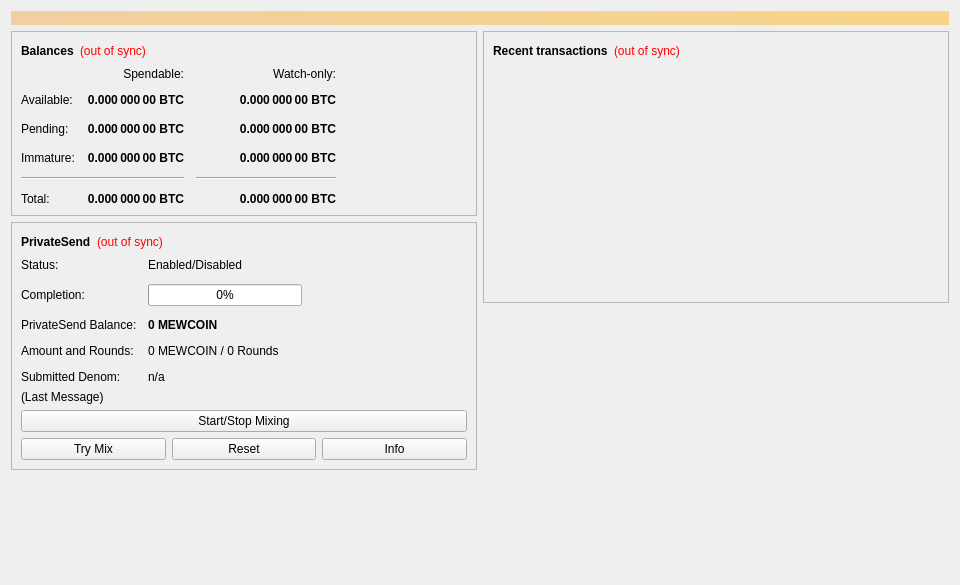
<?xml version="1.0" encoding="UTF-8"?>
<ui version="4.0">
 <class>OverviewPage</class>
 <widget class="QWidget" name="OverviewPage">
  <property name="geometry">
   <rect>
    <x>0</x>
    <y>0</y>
    <width>960</width>
    <height>585</height>
   </rect>
  </property>
  <property name="minimumSize">
   <size>
    <width>960</width>
    <height>0</height>
   </size>
  </property>
  <property name="windowTitle">
   <string>Form</string>
  </property>
  <layout class="QVBoxLayout" name="topLayout">
   <item>
    <widget class="QLabel" name="labelAlerts">
     <property name="visible">
      <bool>false</bool>
     </property>
     <property name="styleSheet">
      <string notr="true">QLabel { background-color: qlineargradient(x1: 0, y1: 0, x2: 1, y2: 0, stop:0 #F0D0A0, stop:1 #F8D488); color:#000000; }</string>
     </property>
     <property name="wordWrap">
      <bool>true</bool>
     </property>
     <property name="margin">
      <number>3</number>
     </property>
     <property name="textInteractionFlags">
      <set>Qt::TextSelectableByMouse</set>
     </property>
    </widget>
   </item>
   <item>
    <layout class="QHBoxLayout" name="horizontalLayout" stretch="1,1">
     <item>
      <layout class="QVBoxLayout" name="verticalLayout_2">
       <item>
        <widget class="QFrame" name="frame">
         <property name="frameShape">
          <enum>QFrame::StyledPanel</enum>
         </property>
         <property name="frameShadow">
          <enum>QFrame::Raised</enum>
         </property>
         <layout class="QVBoxLayout" name="verticalLayout_4">
          <item>
           <layout class="QHBoxLayout" name="horizontalLayout_4">
            <item>
             <widget class="QLabel" name="label_5">
              <property name="font">
               <font>
                <weight>75</weight>
                <bold>true</bold>
               </font>
              </property>
              <property name="text">
               <string>Balances</string>
              </property>
             </widget>
            </item>
            <item>
             <widget class="QLabel" name="labelWalletStatus">
              <property name="toolTip">
               <string>The displayed information may be out of date. Your wallet automatically synchronizes with the Mewcoin network after a connection is established, but this process has not completed yet.</string>
              </property>
              <property name="styleSheet">
               <string notr="true">QLabel { color: red; }</string>
              </property>
              <property name="text">
               <string notr="true">(out of sync)</string>
              </property>
              <property name="alignment">
               <set>Qt::AlignLeading|Qt::AlignLeft|Qt::AlignVCenter</set>
              </property>
             </widget>
            </item>
            <item>
             <spacer name="horizontalSpacer_3">
              <property name="orientation">
               <enum>Qt::Horizontal</enum>
              </property>
              <property name="sizeHint" stdset="0">
               <size>
                <width>40</width>
                <height>20</height>
               </size>
              </property>
             </spacer>
            </item>
           </layout>
          </item>
          <item>
           <layout class="QGridLayout" name="gridLayout">
            <property name="spacing">
             <number>12</number>
            </property>
            <item row="2" column="2">
             <widget class="QLabel" name="labelWatchPending">
              <property name="font">
               <font>
                <weight>75</weight>
                <bold>true</bold>
               </font>
              </property>
              <property name="cursor">
               <cursorShape>IBeamCursor</cursorShape>
              </property>
              <property name="toolTip">
               <string>Unconfirmed transactions to watch-only addresses</string>
              </property>
              <property name="text">
               <string notr="true">0.000 000 00 BTC</string>
              </property>
              <property name="alignment">
               <set>Qt::AlignRight|Qt::AlignTrailing|Qt::AlignVCenter</set>
              </property>
              <property name="textInteractionFlags">
               <set>Qt::LinksAccessibleByMouse|Qt::TextSelectableByKeyboard|Qt::TextSelectableByMouse</set>
              </property>
             </widget>
            </item>
            <item row="2" column="1">
             <widget class="QLabel" name="labelUnconfirmed">
              <property name="font">
               <font>
                <weight>75</weight>
                <bold>true</bold>
               </font>
              </property>
              <property name="cursor">
               <cursorShape>IBeamCursor</cursorShape>
              </property>
              <property name="toolTip">
               <string>Total of transactions that have yet to be confirmed, and do not yet count toward the spendable balance</string>
              </property>
              <property name="text">
               <string notr="true">0.000 000 00 BTC</string>
              </property>
              <property name="alignment">
               <set>Qt::AlignRight|Qt::AlignTrailing|Qt::AlignVCenter</set>
              </property>
              <property name="textInteractionFlags">
               <set>Qt::LinksAccessibleByMouse|Qt::TextSelectableByKeyboard|Qt::TextSelectableByMouse</set>
              </property>
             </widget>
            </item>
            <item row="3" column="2">
             <widget class="QLabel" name="labelWatchImmature">
              <property name="font">
               <font>
                <weight>75</weight>
                <bold>true</bold>
               </font>
              </property>
              <property name="cursor">
               <cursorShape>IBeamCursor</cursorShape>
              </property>
              <property name="toolTip">
               <string>Mined balance in watch-only addresses that has not yet matured</string>
              </property>
              <property name="text">
               <string notr="true">0.000 000 00 BTC</string>
              </property>
              <property name="alignment">
               <set>Qt::AlignRight|Qt::AlignTrailing|Qt::AlignVCenter</set>
              </property>
              <property name="textInteractionFlags">
               <set>Qt::LinksAccessibleByMouse|Qt::TextSelectableByKeyboard|Qt::TextSelectableByMouse</set>
              </property>
             </widget>
            </item>
            <item row="4" column="0" colspan="2">
             <widget class="Line" name="lineSpendableBalance">
              <property name="orientation">
               <enum>Qt::Horizontal</enum>
              </property>
             </widget>
            </item>
            <item row="4" column="2">
             <widget class="Line" name="lineWatchBalance">
              <property name="sizePolicy">
               <sizepolicy hsizetype="Preferred" vsizetype="Fixed">
                <horstretch>0</horstretch>
                <verstretch>0</verstretch>
               </sizepolicy>
              </property>
              <property name="minimumSize">
               <size>
                <width>140</width>
                <height>0</height>
               </size>
              </property>
              <property name="orientation">
               <enum>Qt::Horizontal</enum>
              </property>
             </widget>
            </item>
            <item row="5" column="0">
             <widget class="QLabel" name="labelTotalText">
              <property name="text">
               <string>Total:</string>
              </property>
             </widget>
            </item>
            <item row="3" column="1">
             <widget class="QLabel" name="labelImmature">
              <property name="font">
               <font>
                <weight>75</weight>
                <bold>true</bold>
               </font>
              </property>
              <property name="cursor">
               <cursorShape>IBeamCursor</cursorShape>
              </property>
              <property name="toolTip">
               <string>Mined balance that has not yet matured</string>
              </property>
              <property name="text">
               <string notr="true">0.000 000 00 BTC</string>
              </property>
              <property name="alignment">
               <set>Qt::AlignRight|Qt::AlignTrailing|Qt::AlignVCenter</set>
              </property>
              <property name="textInteractionFlags">
               <set>Qt::LinksAccessibleByMouse|Qt::TextSelectableByKeyboard|Qt::TextSelectableByMouse</set>
              </property>
             </widget>
            </item>
            <item row="2" column="3">
             <spacer name="horizontalSpacer_2">
              <property name="orientation">
               <enum>Qt::Horizontal</enum>
              </property>
              <property name="sizeHint" stdset="0">
               <size>
                <width>40</width>
                <height>20</height>
               </size>
              </property>
             </spacer>
            </item>
            <item row="3" column="0">
             <widget class="QLabel" name="labelImmatureText">
              <property name="text">
               <string>Immature:</string>
              </property>
             </widget>
            </item>
            <item row="5" column="1">
             <widget class="QLabel" name="labelTotal">
              <property name="font">
               <font>
                <weight>75</weight>
                <bold>true</bold>
               </font>
              </property>
              <property name="cursor">
               <cursorShape>IBeamCursor</cursorShape>
              </property>
              <property name="toolTip">
               <string>Your current total balance</string>
              </property>
              <property name="text">
               <string notr="true">0.000 000 00 BTC</string>
              </property>
              <property name="alignment">
               <set>Qt::AlignRight|Qt::AlignTrailing|Qt::AlignVCenter</set>
              </property>
              <property name="textInteractionFlags">
               <set>Qt::LinksAccessibleByMouse|Qt::TextSelectableByKeyboard|Qt::TextSelectableByMouse</set>
              </property>
             </widget>
            </item>
            <item row="5" column="2">
             <widget class="QLabel" name="labelWatchTotal">
              <property name="font">
               <font>
                <weight>75</weight>
                <bold>true</bold>
               </font>
              </property>
              <property name="cursor">
               <cursorShape>IBeamCursor</cursorShape>
              </property>
              <property name="toolTip">
               <string>Current total balance in watch-only addresses</string>
              </property>
              <property name="text">
               <string notr="true">0.000 000 00 BTC</string>
              </property>
              <property name="alignment">
               <set>Qt::AlignRight|Qt::AlignTrailing|Qt::AlignVCenter</set>
              </property>
              <property name="textInteractionFlags">
               <set>Qt::LinksAccessibleByMouse|Qt::TextSelectableByKeyboard|Qt::TextSelectableByMouse</set>
              </property>
             </widget>
            </item>
            <item row="0" column="2">
             <widget class="QLabel" name="labelWatchonly">
              <property name="text">
               <string>Watch-only:</string>
              </property>
              <property name="alignment">
               <set>Qt::AlignRight|Qt::AlignTrailing|Qt::AlignVCenter</set>
              </property>
             </widget>
            </item>
            <item row="1" column="0">
             <widget class="QLabel" name="labelBalanceText">
              <property name="text">
               <string>Available:</string>
              </property>
             </widget>
            </item>
            <item row="1" column="1">
             <widget class="QLabel" name="labelBalance">
              <property name="font">
               <font>
                <weight>75</weight>
                <bold>true</bold>
               </font>
              </property>
              <property name="cursor">
               <cursorShape>IBeamCursor</cursorShape>
              </property>
              <property name="toolTip">
               <string>Your current spendable balance</string>
              </property>
              <property name="text">
               <string notr="true">0.000 000 00 BTC</string>
              </property>
              <property name="alignment">
               <set>Qt::AlignRight|Qt::AlignTrailing|Qt::AlignVCenter</set>
              </property>
              <property name="textInteractionFlags">
               <set>Qt::LinksAccessibleByMouse|Qt::TextSelectableByKeyboard|Qt::TextSelectableByMouse</set>
              </property>
             </widget>
            </item>
            <item row="1" column="2">
             <widget class="QLabel" name="labelWatchAvailable">
              <property name="font">
               <font>
                <weight>75</weight>
                <bold>true</bold>
               </font>
              </property>
              <property name="cursor">
               <cursorShape>IBeamCursor</cursorShape>
              </property>
              <property name="toolTip">
               <string>Your current balance in watch-only addresses</string>
              </property>
              <property name="text">
               <string notr="true">0.000 000 00 BTC</string>
              </property>
              <property name="alignment">
               <set>Qt::AlignRight|Qt::AlignTrailing|Qt::AlignVCenter</set>
              </property>
              <property name="textInteractionFlags">
               <set>Qt::LinksAccessibleByMouse|Qt::TextSelectableByKeyboard|Qt::TextSelectableByMouse</set>
              </property>
             </widget>
            </item>
            <item row="2" column="0">
             <widget class="QLabel" name="labelPendingText">
              <property name="text">
               <string>Pending:</string>
              </property>
             </widget>
            </item>
            <item row="0" column="1">
             <widget class="QLabel" name="labelSpendable">
              <property name="text">
               <string>Spendable:</string>
              </property>
              <property name="alignment">
               <set>Qt::AlignRight|Qt::AlignTrailing|Qt::AlignVCenter</set>
              </property>
             </widget>
            </item>
           </layout>
          </item>
         </layout>
        </widget>
       </item>
       <item>
        <widget class="QFrame" name="framePrivateSend">
         <property name="layoutDirection">
          <enum>Qt::LeftToRight</enum>
         </property>
         <property name="frameShape">
          <enum>QFrame::StyledPanel</enum>
         </property>
         <property name="frameShadow">
          <enum>QFrame::Raised</enum>
         </property>
         <layout class="QVBoxLayout" name="VerticalLayout_PS1">
          <item>
           <layout class="QHBoxLayout" name="horizontalLayout_5">
            <item>
             <widget class="QLabel" name="labelPrivateSendHeader">
              <property name="font">
               <font>
                <weight>75</weight>
                <bold>true</bold>
               </font>
              </property>
              <property name="text">
               <string>PrivateSend</string>
              </property>
             </widget>
            </item>
            <item>
             <widget class="QLabel" name="labelPrivateSendSyncStatus">
              <property name="toolTip">
               <string>The displayed information may be out of date. Your wallet automatically synchronizes with the Mewcoin network after a connection is established, but this process has not completed yet.</string>
              </property>
              <property name="styleSheet">
               <string notr="true">QLabel { color: red; }</string>
              </property>
              <property name="text">
               <string notr="true">(out of sync)</string>
              </property>
              <property name="alignment">
               <set>Qt::AlignLeading|Qt::AlignLeft|Qt::AlignVCenter</set>
              </property>
             </widget>
            </item>
            <item>
             <spacer name="horizontalSpacer_4">
              <property name="orientation">
               <enum>Qt::Horizontal</enum>
              </property>
              <property name="sizeHint" stdset="0">
               <size>
                <width>40</width>
                <height>20</height>
               </size>
              </property>
             </spacer>
            </item>
           </layout>
          </item>
          <item>
           <layout class="QFormLayout" name="privateSendFormLayout">
            <property name="fieldGrowthPolicy">
             <enum>QFormLayout::AllNonFixedFieldsGrow</enum>
            </property>
            <property name="horizontalSpacing">
             <number>11</number>
            </property>
            <property name="verticalSpacing">
             <number>12</number>
            </property>
            <item row="0" column="0">
             <widget class="QLabel" name="labelPrivateSendEnabledText">
              <property name="text">
               <string>Status:</string>
              </property>
             </widget>
            </item>
            <item row="0" column="1">
             <widget class="QLabel" name="labelPrivateSendEnabled">
              <property name="text">
               <string>Enabled/Disabled</string>
              </property>
             </widget>
            </item>
            <item row="1" column="0">
             <widget class="QLabel" name="labelCompletitionText">
              <property name="text">
               <string>Completion:</string>
              </property>
             </widget>
            </item>
            <item row="1" column="1">
             <widget class="QProgressBar" name="privateSendProgress">
              <property name="maximumSize">
               <size>
                <width>154</width>
                <height>16777215</height>
               </size>
              </property>
              <property name="value">
               <number>0</number>
              </property>
             </widget>
            </item>
            <item row="2" column="0">
             <widget class="QLabel" name="labelAnonymizedText">
              <property name="text">
               <string>PrivateSend Balance:</string>
              </property>
             </widget>
            </item>
            <item row="2" column="1">
             <widget class="QLabel" name="labelAnonymized">
              <property name="font">
               <font>
                <weight>75</weight>
                <bold>true</bold>
               </font>
              </property>
              <property name="text">
               <string notr="true">0 MEWCOIN</string>
              </property>
             </widget>
            </item>
            <item row="3" column="0">
             <widget class="QLabel" name="labelAmountAndRoundsText">
              <property name="text">
               <string>Amount and Rounds:</string>
              </property>
             </widget>
            </item>
            <item row="3" column="1">
             <widget class="QLabel" name="labelAmountRounds">
              <property name="text">
               <string>0 MEWCOIN / 0 Rounds</string>
              </property>
             </widget>
            </item>
            <item row="4" column="0">
             <widget class="QLabel" name="labelSubmittedDenomText">
              <property name="text">
               <string>Submitted Denom:</string>
              </property>
             </widget>
            </item>
            <item row="4" column="1">
             <widget class="QLabel" name="labelSubmittedDenom">
              <property name="toolTip">
               <string>The denominations you submitted to the Masternode.&lt;br&gt;To mix, other users must submit the exact same denominations.</string>
              </property>
              <property name="text">
               <string>n/a</string>
              </property>
             </widget>
            </item>
           </layout>
          </item>
          <item>
           <layout class="QVBoxLayout" name="VerticalLayout_PS">
            <item>
             <widget class="QLabel" name="labelPrivateSendLastMessage">
              <property name="text">
               <string>(Last Message)</string>
              </property>
              <property name="alignment">
               <set>Qt::AlignLeading|Qt::AlignLeft|Qt::AlignTop</set>
              </property>
              <property name="wordWrap">
               <bool>true</bool>
              </property>
             </widget>
            </item>
            <item>
             <widget class="QPushButton" name="togglePrivateSend">
              <property name="sizePolicy">
               <sizepolicy hsizetype="MinimumExpanding" vsizetype="Fixed">
                <horstretch>0</horstretch>
                <verstretch>0</verstretch>
               </sizepolicy>
              </property>
              <property name="text">
               <string>Start/Stop Mixing</string>
              </property>
             </widget>
            </item>
            <item>
             <layout class="QHBoxLayout" name="horizontalLayout_debugbuttons">
              <item>
               <widget class="QPushButton" name="privateSendAuto">
                <property name="sizePolicy">
                 <sizepolicy hsizetype="MinimumExpanding" vsizetype="Fixed">
                  <horstretch>0</horstretch>
                  <verstretch>0</verstretch>
                 </sizepolicy>
                </property>
                <property name="toolTip">
                 <string>Try to manually submit a PrivateSend request.</string>
                </property>
                <property name="text">
                 <string>Try Mix</string>
                </property>
               </widget>
              </item>
              <item>
               <widget class="QPushButton" name="privateSendReset">
                <property name="sizePolicy">
                 <sizepolicy hsizetype="MinimumExpanding" vsizetype="Fixed">
                  <horstretch>0</horstretch>
                  <verstretch>0</verstretch>
                 </sizepolicy>
                </property>
                <property name="toolTip">
                 <string>Reset the current status of PrivateSend (can interrupt PrivateSend if it's in the process of Mixing, which can cost you money!)</string>
                </property>
                <property name="autoFillBackground">
                 <bool>false</bool>
                </property>
                <property name="text">
                 <string>Reset</string>
                </property>
               </widget>
              </item>
              <item>
               <widget class="QPushButton" name="privateSendInfo">
                <property name="sizePolicy">
                 <sizepolicy hsizetype="MinimumExpanding" vsizetype="Fixed">
                  <horstretch>0</horstretch>
                  <verstretch>0</verstretch>
                 </sizepolicy>
                </property>
                <property name="toolTip">
                 <string>Information about PrivateSend and Mixing</string>
                </property>
                <property name="text">
                 <string>Info</string>
                </property>
               </widget>
              </item>
             </layout>
            </item>
           </layout>
          </item>
         </layout>
        </widget>
       </item>
       <item>
        <spacer name="verticalSpacer">
         <property name="orientation">
          <enum>Qt::Vertical</enum>
         </property>
         <property name="sizeHint" stdset="0">
          <size>
           <width>20</width>
           <height>40</height>
          </size>
         </property>
        </spacer>
       </item>
      </layout>
     </item>
     <item>
      <layout class="QVBoxLayout" name="verticalLayout_3">
       <item>
        <widget class="QFrame" name="frame_2">
         <property name="frameShape">
          <enum>QFrame::StyledPanel</enum>
         </property>
         <property name="frameShadow">
          <enum>QFrame::Raised</enum>
         </property>
         <layout class="QVBoxLayout" name="verticalLayout">
          <item>
           <layout class="QHBoxLayout" name="horizontalLayout_2">
            <item>
             <widget class="QLabel" name="label_4">
              <property name="font">
               <font>
                <weight>75</weight>
                <bold>true</bold>
               </font>
              </property>
              <property name="text">
               <string>Recent transactions</string>
              </property>
             </widget>
            </item>
            <item>
             <widget class="QLabel" name="labelTransactionsStatus">
              <property name="toolTip">
               <string>The displayed information may be out of date. Your wallet automatically synchronizes with the Mewcoin network after a connection is established, but this process has not completed yet.</string>
              </property>
              <property name="styleSheet">
               <string notr="true">QLabel { color: red; }</string>
              </property>
              <property name="text">
               <string notr="true">(out of sync)</string>
              </property>
              <property name="alignment">
               <set>Qt::AlignLeading|Qt::AlignLeft|Qt::AlignVCenter</set>
              </property>
             </widget>
            </item>
            <item>
             <spacer name="horizontalSpacer">
              <property name="orientation">
               <enum>Qt::Horizontal</enum>
              </property>
              <property name="sizeHint" stdset="0">
               <size>
                <width>40</width>
                <height>20</height>
               </size>
              </property>
             </spacer>
            </item>
           </layout>
          </item>
          <item>
           <widget class="QListView" name="listTransactions">
            <property name="styleSheet">
             <string notr="true">QListView { background: transparent; }</string>
            </property>
            <property name="frameShape">
             <enum>QFrame::NoFrame</enum>
            </property>
            <property name="verticalScrollBarPolicy">
             <enum>Qt::ScrollBarAlwaysOff</enum>
            </property>
            <property name="horizontalScrollBarPolicy">
             <enum>Qt::ScrollBarAlwaysOff</enum>
            </property>
            <property name="selectionMode">
             <enum>QAbstractItemView::NoSelection</enum>
            </property>
           </widget>
          </item>
         </layout>
        </widget>
       </item>
       <item>
        <spacer name="verticalSpacer_2">
         <property name="orientation">
          <enum>Qt::Vertical</enum>
         </property>
         <property name="sizeHint" stdset="0">
          <size>
           <width>20</width>
           <height>40</height>
          </size>
         </property>
        </spacer>
       </item>
      </layout>
     </item>
    </layout>
   </item>
  </layout>
 </widget>
 <resources/>
 <connections/>
</ui>
